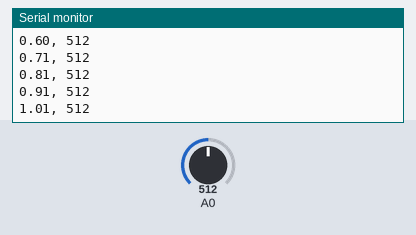
A sketch run on a simulated Arduino Uno, built with avr-gcc and run on an emulated ATmega328P. On the bench: the last lines printed to the serial monitor. The inputs (shaded band) are chosen by the test bench; at power-on: A0 = 512.

Above: at 1.2 s.
1.3 s: A0 set to 716
At 1.31 s:
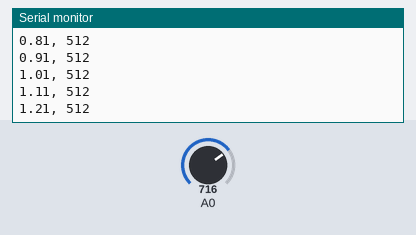
2.8 s: A0 set to 900
At 2.82 s:
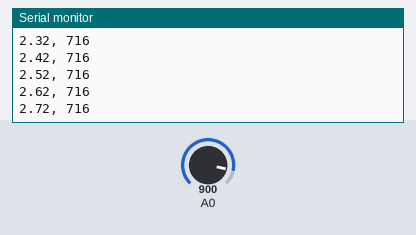
Timing chart, 0 to 5.8 s (numbered marks = the images above; inputs shaded):
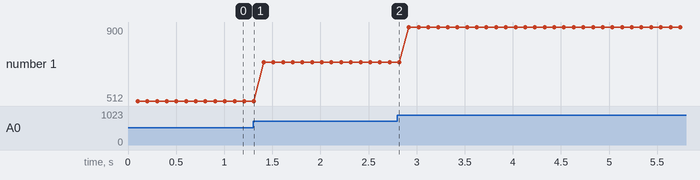

The sketch:

app_conductivity.ino
```cpp
void setup() {
  // put your setup code here, to run once:
  Serial.begin(115200);
}

void loop() {
  // put your main code here, to run repeatedly:
  float time = micros() / 1e6;
  int conductivity = analogRead(A0);
  delay (100);

  Serial.print(time);
  Serial.print(", ");
  Serial.println(conductivity);
}
```

Measured:
- plotted number 1: 512 → 716 after the input at 1.3 s
